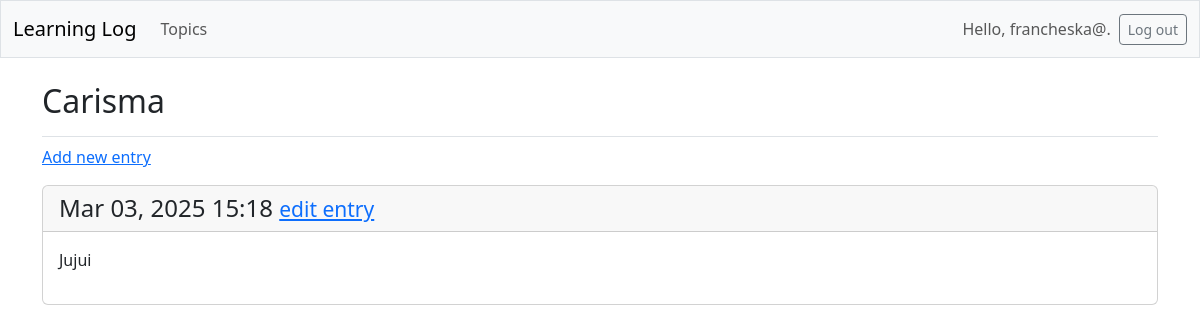
The page /topics/7/ (signed in) on the database as committed earlier.
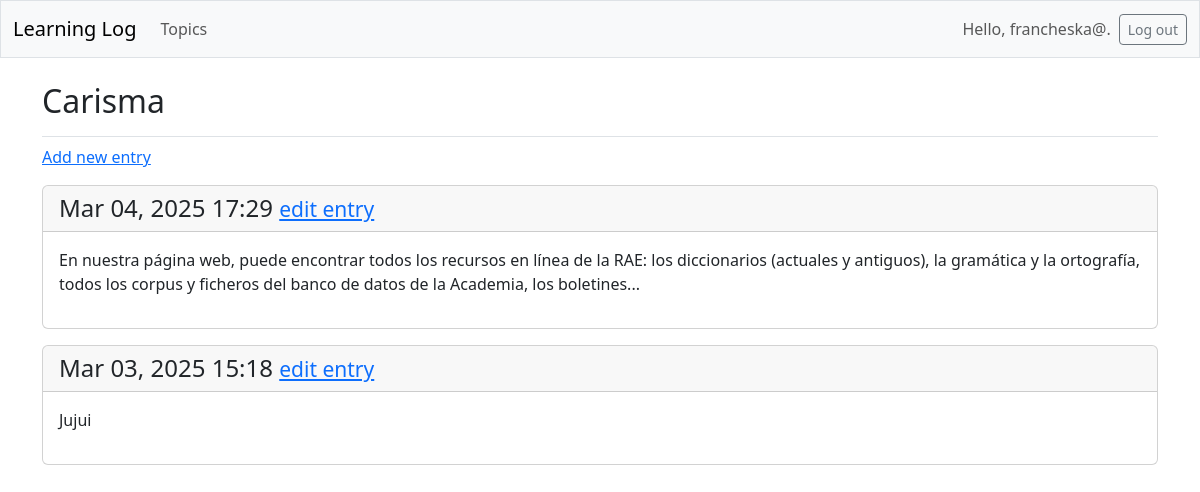
The same page on the database as committed later.
### learning_logs/models.py (models this page shows, shortened)
class Entry(models.Model):
    topic = models.ForeignKey(Topic, on_delete=models.CASCADE)
    text = models.TextField()
    date_added = models.DateTimeField(auto_now_add=True)
    class Meta:
        verbose_name_plural = 'entries'

### learning_logs/views.py (the view)
# urls.py: path('topics/<int:topic_id>/', views.topic, name='topic'),
@login_required
def topic(request, topic_id):
    topic = Topic.objects.get(id=topic_id)
    if topic.owner != request.user:
        raise Http404
    entries = topic.entry_set.order_by('-date_added')
    context = {'topic': topic, 'entries': entries}
    return render(request, 'learning_logs/topic.html', context)

### learning_logs/templates/learning_logs/topic.html
{% extends 'learning_logs/base.html' %}
{% block page_header %}
<h2>{{ topic.text }}</h2>
{% endblock page_header %}
{% block content %}
<p>
    <a href="{% url 'learning_logs:new_entry' topic.id %}">Add new entry</a>
</p>
{% for entry in entries %}
<div class="card mb-3">
     <h4 class="card-header">
         {{ entry.date_added|date:'M d, Y H:i' }}
         <small><a href="{% url 'learning_logs:edit_entry' entry.id %}">edit entry</a></small>
        </h4>
         <div class="card-body">{{ entry.text|linebreaks }}</div>
    </div>
    {% empty %}
    <p>There are no entried for thid topic yet.</p>
    {% endfor %}
    {% endblock content %}

Rows that differ between the two databases and show on the page:
added Entry: date_added "Mar 04, 2025 17:29", text "En nuestra página web, puede encontrar todos los recursos en línea de la RAE: los diccionarios (actuales y antiguos), la gramática y la ortografía, todos los corpus y ficheros del banco de datos de la Academia, los boletines..."
